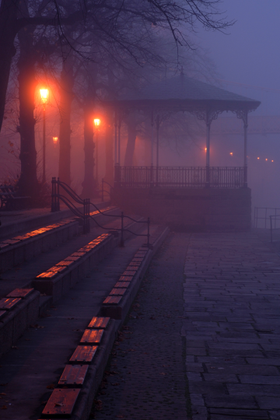
%> input picture 01.png, 280 x 420 px, shrunk from 360 x 540 before the run
$ octave Haze_Removal_Using_Dark_Channel_Prior.m   (GNU Octave 9; MATLAB toolbox functions it lacks are replaced by stand-ins)
%> lines starting %> are read from the running program, lines starting %| are printed output that depends on the picture
### multiscale_dark_channel.m
function dark = multiscale_dark_channel(image)
    [m, n, ~] = size(image);
    r = image(:,:,1);
    g = image(:,:,2);
    b = image(:,:,3);

    min_rgb = zeros(m,n);
    for i = 1:m
        for j = 1:n
            min_rgb(i,j) = min(r(i, j), g(i, j));
            min_rgb(i,j) = min(min_rgb(i,j), b(i, j));
        end
    end

    % image erode, minimum filtering
    kernel = ones(30);
    dark = imerode(min_rgb, kernel);

    %d = ones(20, 20);
    %fun = @(block_struct)min(min(block_struct.data)) * d;
    %dark = blockproc(min_rgb, [20 20], fun);

    dark = dark(1:m, 1:n);

### Haze_Removal_Using_Dark_Channel_Prior.m
clear;
close all;
image = imread('01.png');
%> image is the input picture: size 420x280x3 uint8; mean R, G, B 66.1, 46.1, 70.9
image = double(image);
%> image: size 420x280x3 double
image = image ./ 255;
dark = multiscale_dark_channel(image);
%> in multiscale_dark_channel, `dark = imerode(min_rgb, kernel);`:
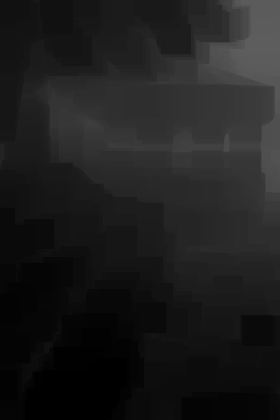
%> dark: size 420x280 double; min 0, max 0.365, mean 0.116

[m, n, ~] = size(image);
%> m = 420; n = 280
image_size = m * n;
%> image_size = 117600
chosen_size = floor(image_size / 1000);
%> chosen_size = 117
DarkVec = reshape(dark, image_size, 1);
ImageVec = reshape(image, image_size, 3);

[DarkVec, indices] = sort(DarkVec);
indices = indices(image_size - chosen_size + 1:end);
%> indices = 117 values from 115538 to 117234

A_sum = zeros(1,3);
for i = 1:chosen_size
    A_sum = A_sum + ImageVec(indices(i),:);
end
%> this loop made 117 passes
%> A_sum on passes 1 to 12: [0.373 0.392 0.608], [0.745 0.784 1.22], [1.12 1.18 1.83], [1.49 1.57 2.44], [1.85 1.96 3.04], [2.23 2.36 3.64], [2.6 2.75 4.24], [2.97 3.14 4.85], [3.34 3.53 5.45], [3.71 3.93 6.05], [4.08 4.31 6.66], [4.45 4.71 7.26]
%> after the loop, A_sum = [43.45 45.89 70.95]

A = A_sum / chosen_size;
%> A = [0.371 0.392 0.606]

omega = 0.95;
im = zeros(size(image));

for i = 1:3
    im(:,:,i) = image(:,:,i) ./ A(i);
end
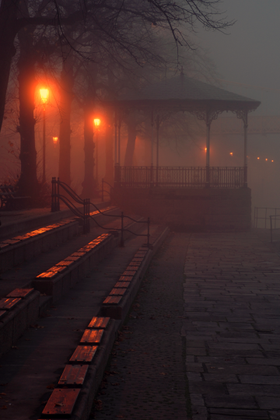
%> im: size 420x280x3 double; mean R, G, B 0.698, 0.461, 0.459; drawn with min black and max white

dark_1 = multiscale_dark_channel(im);
t = 1 - omega * dark_1;
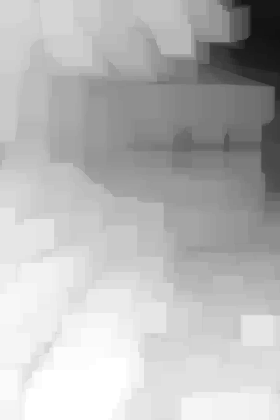
%> t: size 420x280 double; min 0.067, max 1, mean 0.724


J = image;
t0 = 0.1;
for i = 1:m
    for j = 1:n
        for k = 1:3
            J(i,j,k) = (image(i,j,k) - A(k)) / max(t(i,j),t0) + A(k);
        end
    end
end
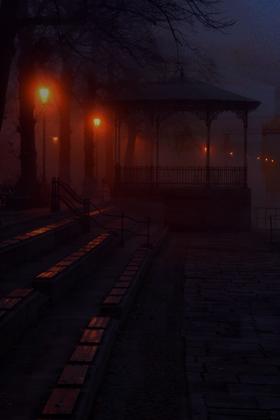
%> J: size 420x280x3 double; mean R, G, B 0.241, 0.117, 0.173; drawn with min black and max white

hsv = rgb2hsv(J);
%> hsv: size 420x280x3 double; mean H, S, V 0.743, 0.572, 0.27
H = hsv(:,:,1);
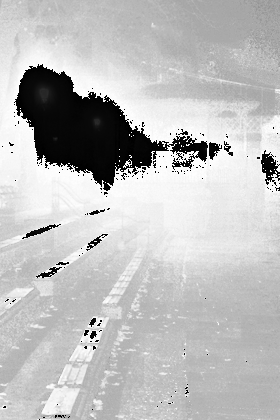
%> H: size 420x280 double; min 0, max 1, mean 0.743
S = hsv(:,:,2);
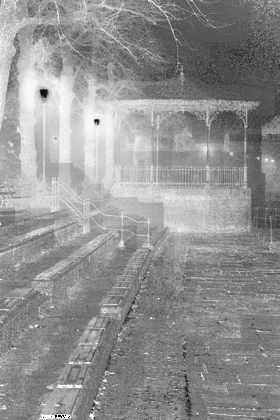
%> S: size 420x280 double; min 0, max 1, mean 0.572
V = hsv(:,:,3);

for i = 1:m
    for j = 1: n
        hsv(i,j,3) = 1.2 * hsv(i,j,3);
    end
end
%> hsv: size 420x280x3 double; mean H, S, V 0.743, 0.572, 0.324

J = hsv2rgb(hsv);
imwrite(J, 'dehaze.png');
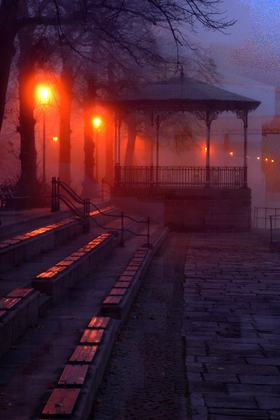
%> saved as dehaze.png: size 420x280x3 uint8; mean R, G, B 71.9, 35.8, 52.9

$ run again, with hazy.png copied over 01.png
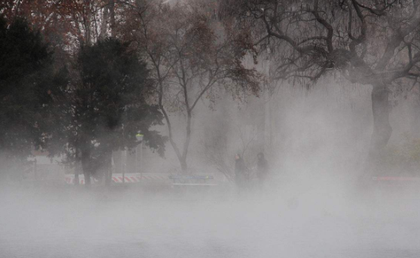
%> input picture hazy.png, 420 x 258 px, shrunk from 606 x 372 before the run
%> image is the input picture: size 258x420x3 uint8; mean R, G, B 122, 118.3, 118.7
%> in multiscale_dark_channel, `dark = imerode(min_rgb, kernel);`:
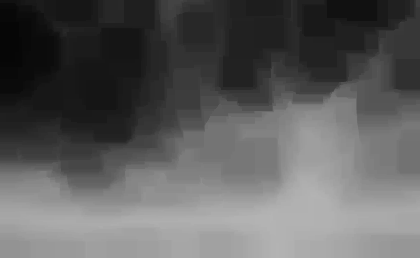
%> dark: size 258x420 double; min 0.0235, max 0.706, mean 0.363
%> indices = 108 values, max 81467 at index 87, min 69618 at index 88, mean 72143
%> the loop `for i = 1:chosen_size` made 108 passes
%> A_sum on passes 1 to 8: [0.725 0.722 0.741], [1.45 1.44 1.48], [2.18 2.16 2.22], [2.9 2.88 2.96], [3.62 3.6 3.7], [4.35 4.32 4.44], [5.07 5.04 5.18], [5.78 5.75 5.91]
%> after the loop `for i = 1:chosen_size`: A_sum = [77.59 77.21 79.11]
%> A = [0.718 0.715 0.733]
%> `J = hsv2rgb(hsv);`:
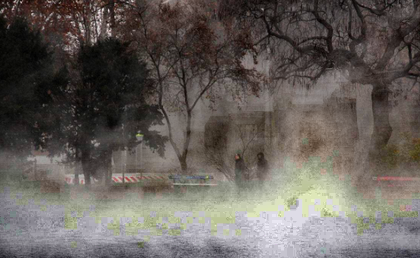
%> J: size 258x420x3 double; mean R, G, B 0.413, 0.388, 0.368; drawn with min black and max white

$ run again, with trees2.png copied over 01.png
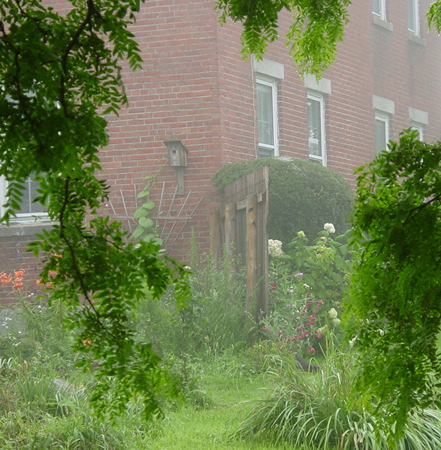
%> input picture trees2.png, 441 x 450 px
%> image is the input picture: size 450x441x3 uint8; mean R, G, B 113.2, 127.6, 82.7
%> in multiscale_dark_channel, `dark = imerode(min_rgb, kernel);`:
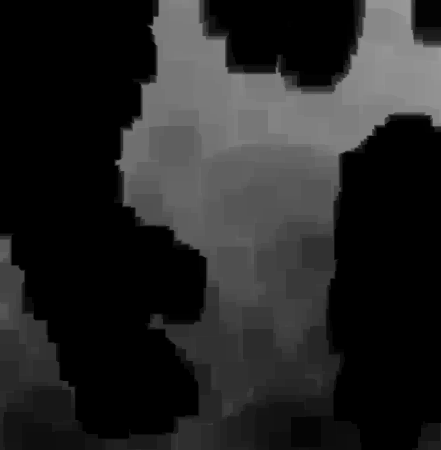
%> dark: size 450x441 double; min 0, max 0.604, mean 0.146
%> indices = 198 values, max 198064 at index 133, min 180451 at index 32, mean 185736.5
%> the loop `for i = 1:chosen_size` made 198 passes
%> A_sum on passes 1 to 3: [0.631 0.671 0.678], [1.26 1.34 1.36], [1.9 2.01 2.04]
%> after the loop `for i = 1:chosen_size`: A_sum = [133.4 130.8 129.9]
%> A = [0.674 0.661 0.656]
%> `imwrite(J, 'dehaze.png');`:
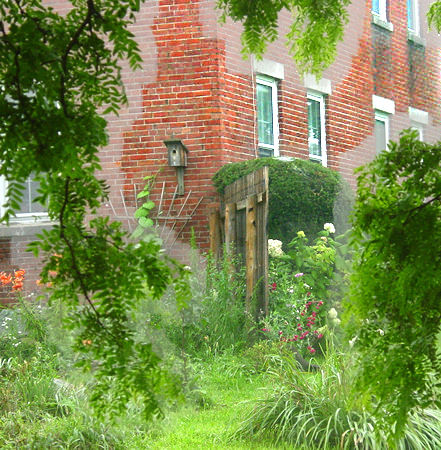
%> saved as dehaze.png: size 450x441x3 uint8; mean R, G, B 125.6, 140.5, 78.7
